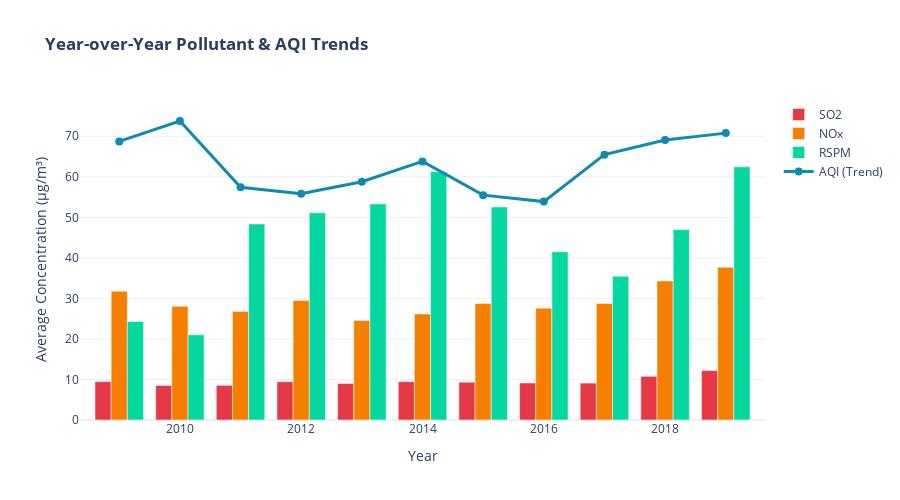

Notebook cell for this chart:
### Markdown cell above
## Step 7: Yearly Trend Analysis

### Code cell
# Yearly average trends
yearly_avg = df.groupby('Year')[['SO2', 'NOx', 'RSPM', 'AQI']].mean().reset_index()

fig = go.Figure()

fig.add_trace(go.Bar(x=yearly_avg['Year'], y=yearly_avg['SO2'], name='SO2', marker_color='#E63946'))
fig.add_trace(go.Bar(x=yearly_avg['Year'], y=yearly_avg['NOx'], name='NOx', marker_color='#F77F00'))
fig.add_trace(go.Bar(x=yearly_avg['Year'], y=yearly_avg['RSPM'], name='RSPM', marker_color='#06D6A0'))
fig.add_trace(go.Scatter(x=yearly_avg['Year'], y=yearly_avg['AQI'], name='AQI (Trend)', 
                         mode='lines+markers', line=dict(color='#118AB2', width=3),
                         marker=dict(size=8)))

fig.update_layout(
    title='<b>Year-over-Year Pollutant & AQI Trends</b>',
    xaxis_title='Year',
    yaxis_title='Average Concentration (µg/m³)',
    barmode='group',
    height=500,
    template='plotly_white',
    hovermode='x unified'
)

fig.show()

### Figure 1 — Plotly figure (JSON) as saved in the notebook; plotly's stock layout.template omitted (floating-point values rounded to 4 significant figures)
{"data": [{"marker": {"color": "#E63946"}, "name": "SO2", "type": "bar", "x": [2009.0, 2010.0, 2011.0, 2012.0, 2013.0, 2014.0, 2015.0, 2016.0, 2017.0, 2018.0, 2019.0], "y": [9.464, 8.521, 8.545, 9.433, 9.014, 9.452, 9.321, 9.133, 9.109, 10.78, 12.21]}, {"marker": {"color": "#F77F00"}, "name": "NOx", "type": "bar", "x": [2009.0, 2010.0, 2011.0, 2012.0, 2013.0, 2014.0, 2015.0, 2016.0, 2017.0, 2018.0, 2019.0], "y": [31.76, 28.05, 26.76, 29.47, 24.54, 26.14, 28.72, 27.57, 28.76, 34.29, 37.66]}, {"marker": {"color": "#06D6A0"}, "name": "RSPM", "type": "bar", "x": [2009.0, 2010.0, 2011.0, 2012.0, 2013.0, 2014.0, 2015.0, 2016.0, 2017.0, 2018.0, 2019.0], "y": [24.33, 21.0, 48.36, 51.13, 53.31, 61.24, 52.56, 41.49, 35.47, 46.96, 62.46]}, {"line": {"color": "#118AB2", "width": 3}, "marker": {"size": 8}, "mode": "lines+markers", "name": "AQI (Trend)", "type": "scatter", "x": [2009.0, 2010.0, 2011.0, 2012.0, 2013.0, 2014.0, 2015.0, 2016.0, 2017.0, 2018.0, 2019.0], "y": [68.72, 73.76, 57.39, 55.84, 58.77, 63.78, 55.47, 53.88, 65.45, 69.05, 70.77]}], "layout": {"barmode": "group", "height": 500, "hovermode": "x unified", "title": {"text": "<b>Year-over-Year Pollutant & AQI Trends</b>"}, "xaxis": {"title": {"text": "Year"}}, "yaxis": {"title": {"text": "Average Concentration (µg/m³)"}}}}
